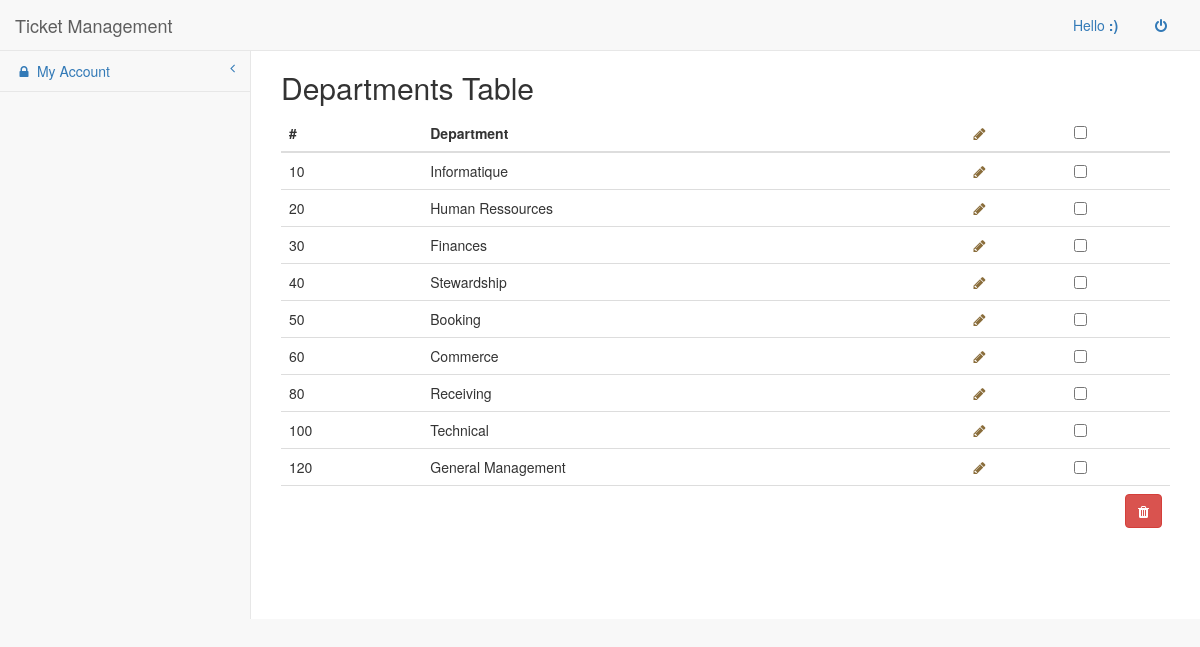
The page /index.php/c_department/readDepartments on the database its author committed.
### tables this page shows
CREATE TABLE `department` (
  `num_department` int(11) NOT NULL,
  `label_department` varchar(255) NOT NULL
);

### application/controllers/c_department.php (called while the page is built, shortened)
<?php if ( ! defined('BASEPATH')) exit('No direct script access allowed');
class C_Department extends CI_Controller {
    function __construct()
    {
        $this->load->database();
        $this->load->helper(array('form','url','text','string'));
        $this->load->library(array('session','form_validation','email'));
        $this->load->model('m_department');
    }
      public function readDepartments(){
        $this->load->view('include/head');
           $this->load->view('include/header');
             $this->load->view('include/menu');
               $data['departments']=$this->m_department->readDepartments();
        $this->load->view('admin/table_department_v', $data);
         $this->load->view('include/footer');
    }
  }

### index.php (called while the page is built, shortened)
<?php
require_once BASEPATH.'core/CodeIgniter.php';

### application/models/m_department.php (called while the page is built, shortened)
<?php
	class M_Department extends CI_Model{
		public function readDepartments(){
				$q=$this->db->get('department');
				return $q->result();
		}
	}
?>

### application/views/admin/table_department_v.php (the view)
<?= form_open('c_department/deleteDepartment'); ?>
<div id="page-wrapper">
  <div class="row">
    <div  class="col-lg-12">
      <h2>Departments Table</h2>
      <div class="table-responsive">
        <table class="table table-hover">
          <thead>
            <tr>
            <th>#</th>
            <th>Department</th>
             <th ><a title="Edit" ><i  class="fa fa-pencil  text-warning"></i></a></th>
             <th><input  id="selectAll" title="Select All" type="checkbox" name="checkbox_department"  value=""></th>
            </tr>
          </thead>
          <tbody>
            <?php foreach ($departments as  $department): ?>
              <tr>
                <td><?= $id_dep = $department->num_department ;  ?></td>
                <td><?= $department->label_department ;  ?></td>
                <td><a href="<?= site_url('C_Department/updateDepartment/'.$id_dep) ; ?>"><i  class="fa fa-pencil  text-warning"></i></a></td>
                <td><input  class="checkbox" type="checkbox" name="checkbox_department[]"  value="<?= $id_dep ; ?>"></td>
              </tr>
            <?php endforeach; ?>
            <tr><td  colspan="4"><button  onClick="return confirm('I want to delete this department .');" type="submit" name=""  class="pull-right  btn btn-danger"><i  class="fa fa-trash"></i> </button></td></tr>
          </tbody>
        </table>
      </div>
    </div>
  </div>
</div>
</form>

### rows shown on the page
department: num_department "10", label_department "Informatique"
department: num_department "20", label_department "Human Ressources"
department: num_department "30", label_department "Finances"
department: num_department "40", label_department "Stewardship"
department: num_department "50", label_department "Booking"
department: num_department "60", label_department "Commerce"
department: num_department "80", label_department "Receiving"
department: num_department "100", label_department "Technical"
department: num_department "120", label_department "General Management"
